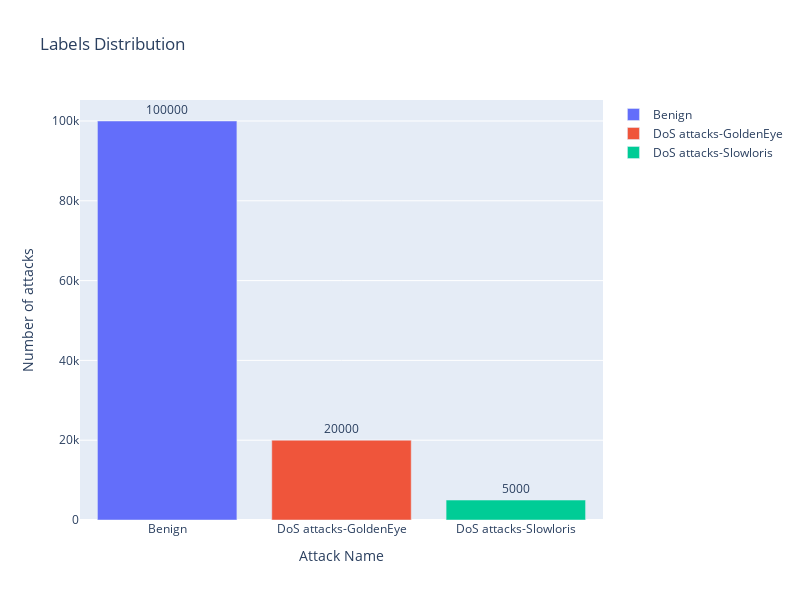

Write notebook code for a chart like this one.
### Code cell
toTrainModel = shortData(withoutDuplicates, 100000, 20000, 5000).copy()
selectedToSaveDataset = shortData(withoutDuplicates, 200000, 41356, 9579).copy()
showAttackDistribution(toTrainModel[LABEL])

### Figure 1 — Plotly figure (JSON) as saved in the notebook; plotly's stock layout.template omitted (floating-point values rounded to 4 significant figures)
{"data": [{"name": "Benign", "orientation": "v", "text": "100000", "textposition": "outside", "type": "bar", "x": ["Benign"], "y": [100000]}, {"name": "DoS attacks-GoldenEye", "orientation": "v", "text": "20000", "textposition": "outside", "type": "bar", "x": ["DoS attacks-GoldenEye"], "y": [20000]}, {"name": "DoS attacks-Slowloris", "orientation": "v", "text": "5000", "textposition": "outside", "type": "bar", "x": ["DoS attacks-Slowloris"], "y": [5000]}], "layout": {"height": 600, "title": {"text": "Labels Distribution"}, "width": 800, "xaxis": {"title": {"text": "Attack Name"}}, "yaxis": {"title": {"text": "Number of attacks"}}}}
